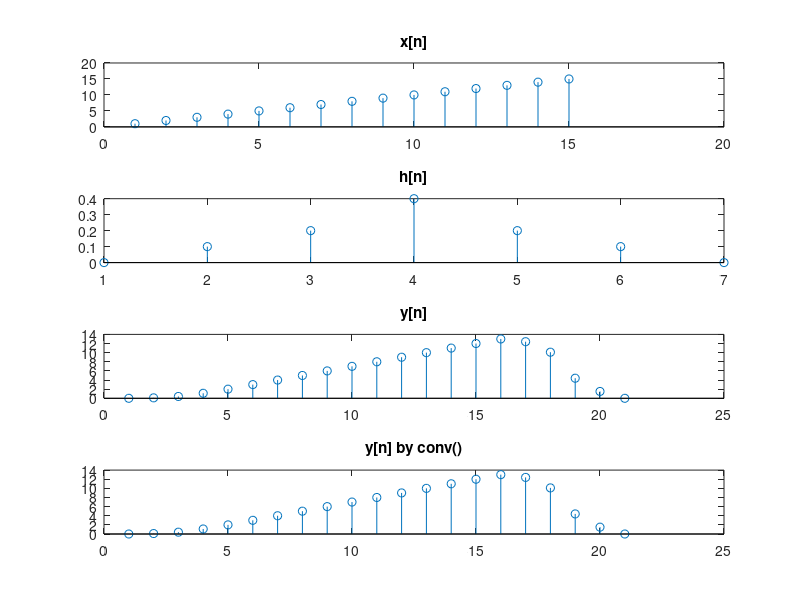

MATLAB code to generate this figure:
function Task_1()
x=[1:15];
h=[0 0.1 0.2 0.4 0.2 0.1 0];
y=Convolution(x,h);
subplot(4,1,1)
stem(x);
title('x[n]');

subplot(4,1,2)
stem(h);
title('h[n]');

subplot(4,1,3)
stem(y);
title('y[n]');

u=conv(x,h);
subplot(4,1,4)
stem(u);
title('y[n] by conv()');
end

function y=Convolution(x,h)
buffer=zeros(1,length(h));
for i=1:length(x)+length(h)-1
    if i<=length(x)
        buffer(1)=x(i);                         %for new index
    else
        buffer(1)=0;
    end
    y(i)=sum(buffer.*h);                    %Point-to-point multiplication and summation
    buffer=[0 buffer(1:end-1)];             %Shifting buffer to right
end
end